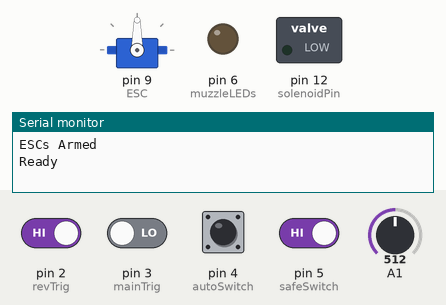
Bench run of a sketch on a simulated Arduino Uno, built with avr-gcc and run on an emulated ATmega328P. Parts: servo, switched loads named in the sketch (green lamp = pin HIGH), output pins drawn as LEDs (lit = HIGH), the last lines printed to the serial monitor. Dashed ring = blinking. Inputs (shaded band) come from the test bench; at power-on: pin 2 (revTrig), pin 5 (safeSwitch) HIGH, pin 3 (mainTrig), pin 4 (autoSwitch) LOW, A1 = 512.

Above: at 1.2 s.
1.3 s: pin 2 (revTrig) driven LOW and pin 5 (safeSwitch) driven LOW
3.2 s: pin 3 (mainTrig) driven HIGH
At 3.66 s:
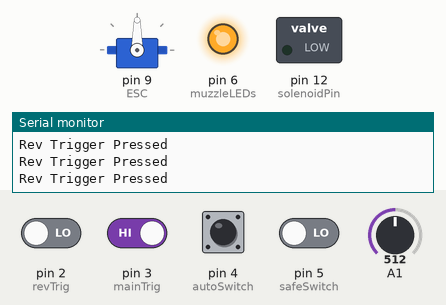
5.2 s: A1 set to 716
At 6.3 s:
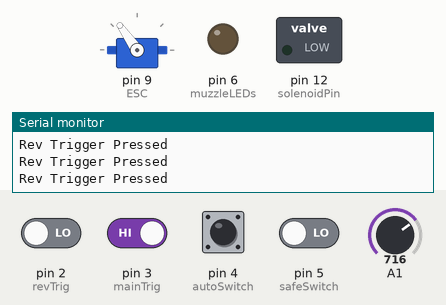
6.7 s: pin 4 (autoSwitch) pulled HIGH for 0.15 s
At 7.45 s:
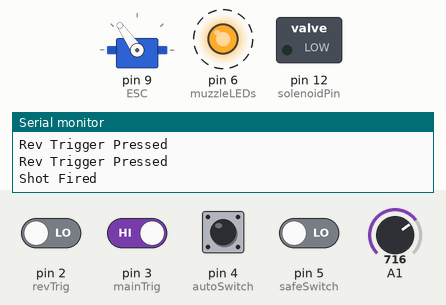
9.7 s: pin 3 (mainTrig) driven LOW
At 10.6 s:
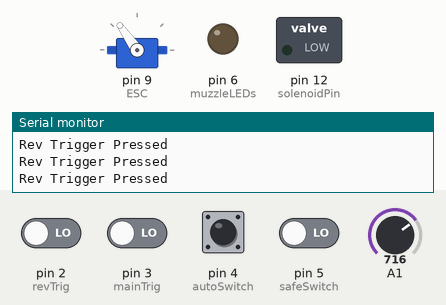
12.7 s: pin 2 (revTrig) driven HIGH
At 15.1 s:
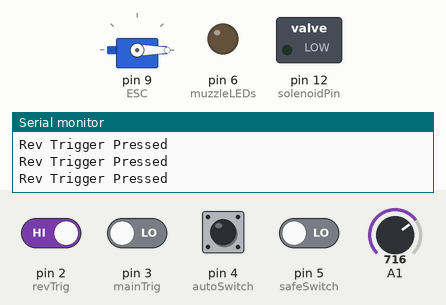
Timing chart, 0 to 16.6 s (numbered marks = the images above; inputs shaded):
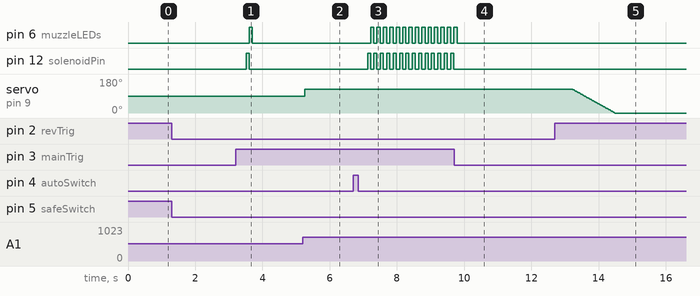

The sketch:

MeteorV3_OperatingCode.ino
```cpp
// MeteorV3_OperatingCode, a program that runs the Meteor 3800 V3 Foam Dart Blaster.
// Written by Tyler Widener, tylerwidenerlm@gmail.com

//Meteor 3800 V3 Specs:
//  Select Fire between Safe, Semi, Auto.
//  Brushless Motors with Speed Control via Potentiometer.
//  Solenoid Pusher for programmable fire.
//  Wiring exists for Muzzle LEDs, not currently implemented.

//----LIBRARIES----
#include <Servo.h> // Servo library for controlling ESCs

//----PINS----
//ESC Signal Pin: 9
//ESC Speed Control Potentiometer: A1
const int solenoidPin = 12; //Solenoid Pin (Has to go through MOSFET)
const int muzzleLEDs = 6; //Muzzle Flash LEDs (Has to go through transistor)
//Fire mode switch is 3-way, detected by two. Semi is off, auto is 1 way, safe is other way.
const int autoSwitch = 4; //Switch is 3 way, this is R-position (Tinkercad) Reads 1 when active
const int safeSwitch = 5; //Switch is 3 way, this is B-position (Tinkercad) Reads 1 when active
const int mainTrig = 3; //Main firing trigger
const int revTrig = 2; //Rev trigger

//----OTHER VARIABLES----
int potValue;  // value from the analog pin
int safeState; //Detects if switch is on safe
int autoState; //Detects if switch is on full auto
int semiState; //Detects if switch is on semi auto
int revState; //Detects if rev trigger is pressed
int trigState; //Detects if main trigger is pressed
int currMode; //Keeps track of current firing mode, 1: Auto | 2: Semi | 3: Safe
int trigState2; //Extra testing variable for firing trigger
int revState2; //Extra testing variable for rev trigger
int semiFired; //Tracks if a semi shot is fired so semi isn't full auto
Servo ESC;     // create servo object to control the ESC

//----MAIN----
void setup() {
  // Attach the ESC on pin 9
  ESC.attach(9,1000,2000); // (pin, min pulse width, max pulse width in microseconds)
  pinMode(solenoidPin, OUTPUT);
  pinMode(muzzleLEDs, OUTPUT);
  pinMode(autoSwitch, INPUT);
  pinMode(safeSwitch, INPUT);
  pinMode(mainTrig, INPUT);
  pinMode(revTrig, INPUT);
  Serial.begin(9600);
   // ESC Arming Sequence
   /*
  for (int pos = 90; pos <= 91; pos += 1) {
    ESC.write(pos);
    delay(3700);                         // Wait for ESC to arm / Exit safety mode
    //Increase this 3700 value depending on how long it takes for your ESC to arm
  } */
  Serial.println("ESCs Armed");
  Serial.println("Ready");
}

void loop() {
  potValue = analogRead(A1);
  potValue = map(potValue, 0, 1023, 0, 180);
  safeState = digitalRead(safeSwitch);//Read the safety
  if (safeState != HIGH) {//If the safety is on, don't let the blaster do anything
    autoState = digitalRead(autoSwitch);//Read the auto switch
    if (autoState == HIGH) {//If full auto is on, track it
      currMode = 1;
    }
    if ((autoState == LOW) && (safeState == LOW)) {//If semi auto is on, track it
      currMode = 2;
    }

    revState = digitalRead(revTrig);//Read the rev trigger
    if (revState == LOW) {//If switch is not pressed, power up motors to speed
      ESC.write(potValue);
      Serial.println("Rev Trigger Pressed");
      revState2 = 1;
      delay(10);
    }
    if (revState == HIGH) {//If switch is pressed, turn off motors
      if (revState2 == 1) {
        //delay(500); // Wait half a second before powering off, just in case another shot is fired
        for(int j = 500; j >= 0; j--) {
          // Interrupt Slowing Down
           if (digitalRead(revTrig) == LOW) {
              break;
           }
           if (digitalRead(mainTrig) == HIGH) {
              break;
           }
           delay(1);
        }
        for (int i = potValue; i >= 0; i--) {
           ESC.write(i);

           // Interrupt Slowing Down
           if (digitalRead(revTrig) == LOW) {
              break;
           }
           if (digitalRead(mainTrig) == HIGH) {
              break;
           }

           delay(10);
        }
        revState2 = 0;
      }
    }

    trigState = digitalRead(mainTrig);//Read the main trigger
    if ((revState == LOW) && (trigState == HIGH)) {//If Rev is off and Main is on...
      delay(300); // Delay the shot by just a bit for motors to rev.
      if ((currMode == 2) && (semiFired == 0)) {//If semi auto is active

        //TEST, Auto Rev on Trigger Press
      //  if (digitalRead(revTrig) == LOW) {
     //     ESC.write(potValue);
      //    revState2 = 1;
      //    delay(50);
       // }

        digitalWrite(solenoidPin, HIGH);
        delay(90);
        digitalWrite(solenoidPin, LOW);
        digitalWrite(muzzleLEDs, HIGH);
        delay(100);
        digitalWrite(muzzleLEDs, LOW);
        semiFired = 1;
        Serial.println("Shot Fired");
        delay(10);
      }
      if (currMode == 1) {//If full auto is active
        while(trigState == HIGH) {//While both triggers are held down

          //TEST, Auto Rev on Trigger Press
          //if (digitalRead(revTrig) == LOW) {
         //    ESC.write(potValue);
          //   revState2 = 1;
          //   delay(50);
         // }

          digitalWrite(solenoidPin, HIGH);
          delay(90);
          //delay(90 * potValue);//Variable Rate of Fire
          digitalWrite(solenoidPin, LOW);
          digitalWrite(muzzleLEDs, HIGH);
          delay(100);
          digitalWrite(muzzleLEDs, LOW);
          Serial.println("Shot Fired");
          trigState = digitalRead(mainTrig);//Update trigger status
          revState = digitalRead(revTrig);
        }
      }
    }
    if (trigState == LOW) {
      semiFired = 0;
    }
  }
  else {//If the safety is active, turn arduino back to base, for emergency stop
    delay(10);
    revState = digitalRead(revTrig);//Read the rev trigger
    if (revState2 == 1) { //Turn off the motors if safety is active as an emergency stop.
      for (int i = potValue; i >= 0; i--) {
          ESC.write(i);

          // Interrupt Slowing Down
          if (digitalRead(revTrig) == LOW) {
            break;
          }
          if (digitalRead(mainTrig) == HIGH) {
            break;
          }

          delay(10);
      }
      revState2 = 0;
    }
  }
}
```

Measured:
- after the input at 3.2 s, pin 6 (muzzleLEDs): LOW → HIGH after 0.40 s, → LOW 0.10 s later; pin 12 (solenoidPin): LOW → HIGH after 0.31 s, → LOW 0.09 s later
- after the input at 5.2 s, servo on pin 9 (ESC): 90° → 125° after 0.06 s
- after the input at 6.7 s, pin 6 (muzzleLEDs): alternates HIGH for 0.10 s and LOW for 0.09 s, starting after 0.52 s; pin 12 (solenoidPin): alternates HIGH for 0.09 s and LOW for 0.10 s, starting after 0.43 s
- after the input at 9.7 s, pin 6 (muzzleLEDs): goes on until 9.8 s, then stays LOW; pin 12 (solenoidPin): stops changing and stays LOW
- after the input at 12.7 s, servo on pin 9 (ESC): moves from 125° to 0° over 1.3 s, starting after 0.53 s
